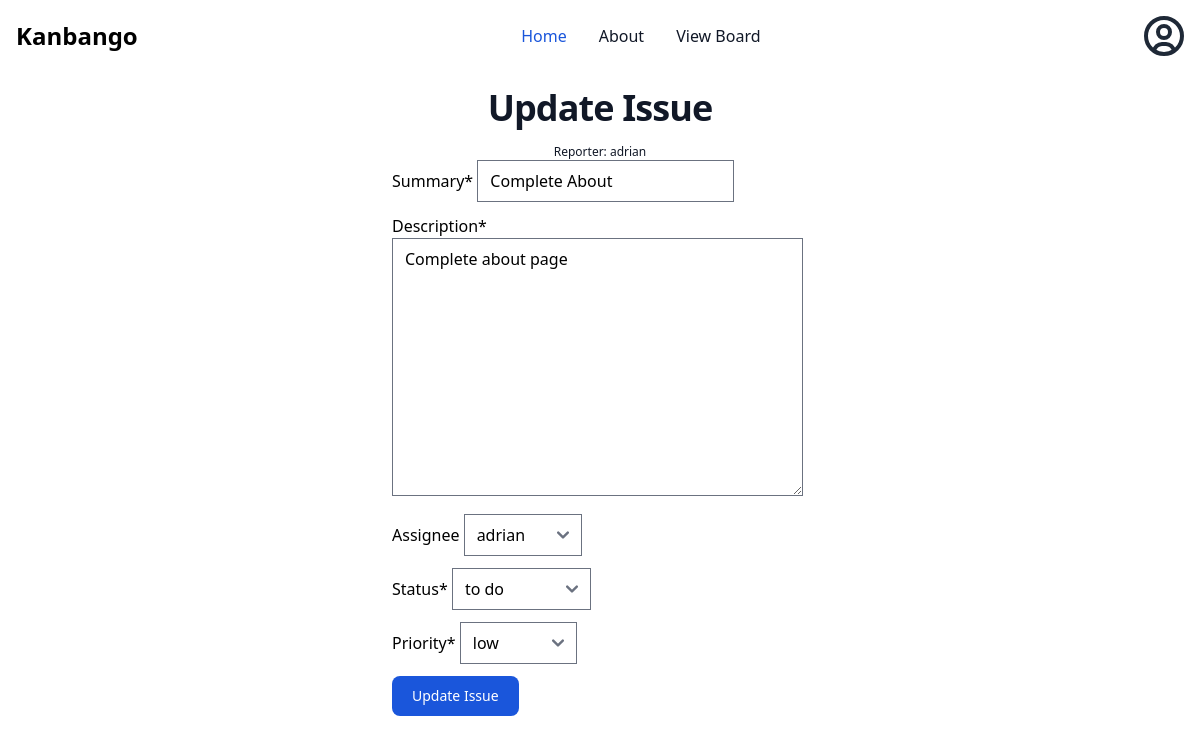
/issues/2/update/ (signed in), run on an earlier commit of the app's database.
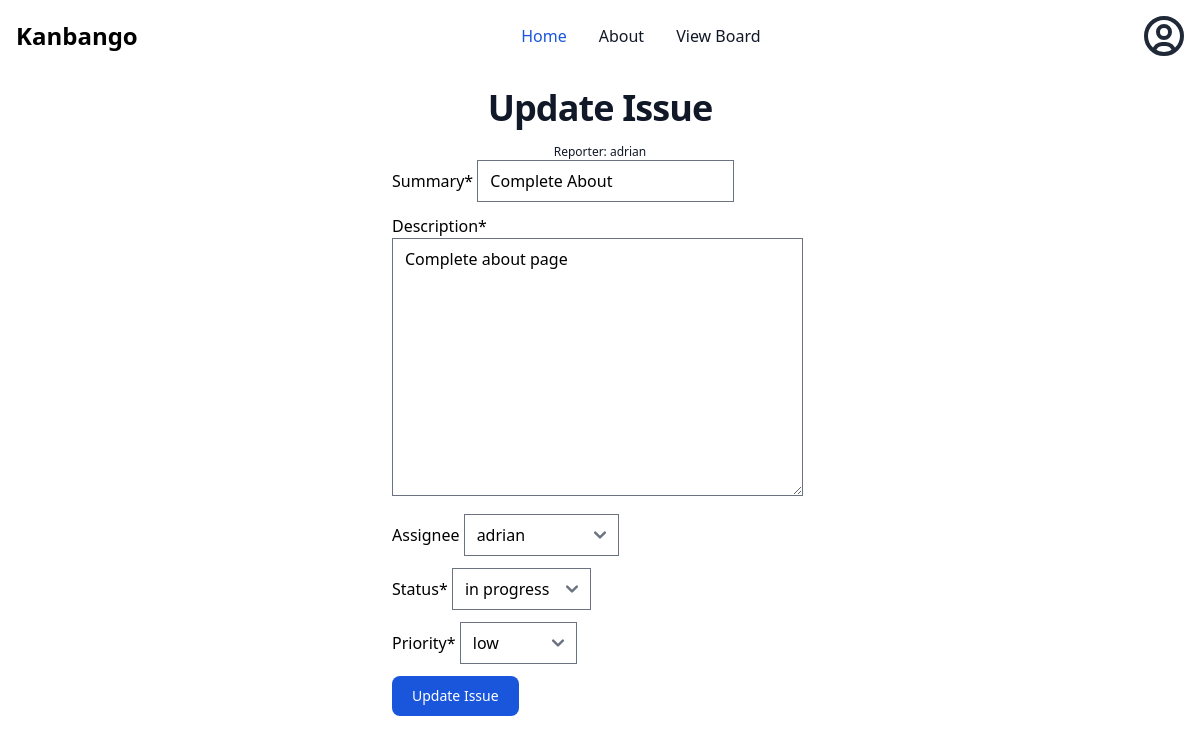
And on a later commit of the database.
### issues/models.py (models this page shows, shortened)
class Issue(models.Model):
    summary = models.CharField(max_length=512)
    description = models.TextField()
    reporter = models.ForeignKey(
        get_user_model(),
        on_delete=models.CASCADE
    )
    assignee = models.ForeignKey(
        get_user_model(),
        on_delete=models.CASCADE,
        related_name="assignee",
        blank=True, null=True
    )
    status = models.ForeignKey(
        Status,
        on_delete=models.CASCADE
    )
    priority = models.ForeignKey(
        Priority,
        on_delete=models.CASCADE
    )
    created_on = models.DateTimeField(auto_now_add=True)

### accounts/models.py (models this page shows)
class CustomUser(AbstractUser):
    team = models.ForeignKey(
        Team,
        on_delete=models.CASCADE,
        null = True, blank = True
    )
    role = models.ForeignKey(
        Role,
        on_delete=models.CASCADE,
        null = True, blank = True
    )

### issues/views.py (the view, shortened to what this page needs)
# urls.py: path("<int:pk>/update/", views.IssueUpdateView.as_view(), name="update"),
class IssueUpdateView(LoginRequiredMixin, UpdateView):
    template_name = "issues/update.html"
    model = Issue
    fields = ["summary", "description", "assignee", "status", "priority"]

### issues/models.py (called while the page is built)
    def __str__(self):
        return self.name

    def __str__(self):
        return self.name

### templates/issues/update.html (shortened to what this page needs)
{% extends 'base.html' %}
{% load crispy_forms_tags %}
{% block content %}
<div class="container mx-auto px-4 text-center">
    <h1
        class="mb-4 text-2xl font-extrabold leading-none tracking-tight text-gray-900 md:text-3xl lg:text-4xl dark:text-white">
        Update Issue</h1>
    <p class="text-xs text-gray-900 dark:text-white">Reporter: {{ issue.reporter }}</p>
</div>
<div class="container mx-auto px-4 max-w-md">
    <form method="POST">
        {{ form|crispy }}
        <button type="submit" class="text-white bg-blue-700 hover:bg-blue-800 focus:ring-4 focus:outline-none focus:ring-blue-300 font-medium rounded-lg text-sm w-full sm:w-auto px-5 py-2.5 text-center dark:bg-blue-600 dark:hover:bg-blue-700 dark:focus:ring-blue-800">Update Issue</button>
    </form>
</div>
{% endblock content %}

What changed in the data, as far as the page shows it:
changed Issue "Complete About": status "to do" → "in progress"
